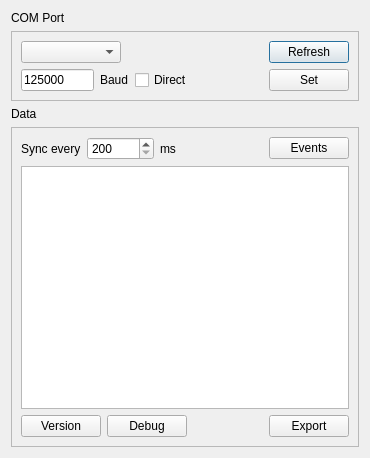
<?xml version="1.0" encoding="UTF-8"?>
<ui version="4.0">
 <class>Dialog</class>
 <widget class="QDialog" name="Dialog">
  <property name="geometry">
   <rect>
    <x>0</x>
    <y>0</y>
    <width>370</width>
    <height>458</height>
   </rect>
  </property>
  <property name="sizePolicy">
   <sizepolicy hsizetype="Minimum" vsizetype="Fixed">
    <horstretch>0</horstretch>
    <verstretch>0</verstretch>
   </sizepolicy>
  </property>
  <property name="windowTitle">
   <string>Dialog</string>
  </property>
  <layout class="QVBoxLayout" name="verticalLayout_4">
   <item>
    <widget class="QLabel" name="label_4">
     <property name="text">
      <string notr="true">COM Port</string>
     </property>
    </widget>
   </item>
   <item>
    <widget class="QFrame" name="frame">
     <property name="sizePolicy">
      <sizepolicy hsizetype="MinimumExpanding" vsizetype="Preferred">
       <horstretch>0</horstretch>
       <verstretch>0</verstretch>
      </sizepolicy>
     </property>
     <property name="accessibleName">
      <string/>
     </property>
     <property name="frameShape">
      <enum>QFrame::StyledPanel</enum>
     </property>
     <property name="frameShadow">
      <enum>QFrame::Plain</enum>
     </property>
     <property name="midLineWidth">
      <number>1</number>
     </property>
     <layout class="QVBoxLayout" name="verticalLayout">
      <item>
       <layout class="QHBoxLayout" name="horizontalLayout_2">
        <item>
         <widget class="QComboBox" name="com_port_comboBox">
          <property name="enabled">
           <bool>true</bool>
          </property>
          <property name="sizePolicy">
           <sizepolicy hsizetype="Minimum" vsizetype="Fixed">
            <horstretch>0</horstretch>
            <verstretch>0</verstretch>
           </sizepolicy>
          </property>
          <property name="minimumSize">
           <size>
            <width>100</width>
            <height>0</height>
           </size>
          </property>
         </widget>
        </item>
        <item>
         <spacer name="horizontalSpacer_3">
          <property name="orientation">
           <enum>Qt::Horizontal</enum>
          </property>
          <property name="sizeHint" stdset="0">
           <size>
            <width>40</width>
            <height>20</height>
           </size>
          </property>
         </spacer>
        </item>
        <item>
         <widget class="QPushButton" name="refresh_pushButton">
          <property name="text">
           <string>Refresh</string>
          </property>
         </widget>
        </item>
       </layout>
      </item>
      <item>
       <layout class="QHBoxLayout" name="horizontalLayout_7">
        <item>
         <widget class="QLineEdit" name="baud_rate_lineEdit">
          <property name="sizePolicy">
           <sizepolicy hsizetype="Fixed" vsizetype="Fixed">
            <horstretch>0</horstretch>
            <verstretch>0</verstretch>
           </sizepolicy>
          </property>
          <property name="maximumSize">
           <size>
            <width>73</width>
            <height>24</height>
           </size>
          </property>
          <property name="inputMask">
           <string extracomment="12"/>
          </property>
          <property name="text">
           <string>125000</string>
          </property>
          <property name="maxLength">
           <number>6</number>
          </property>
         </widget>
        </item>
        <item>
         <widget class="QLabel" name="label">
          <property name="text">
           <string>Baud</string>
          </property>
         </widget>
        </item>
        <item>
         <widget class="QCheckBox" name="direct_checkBox">
          <property name="text">
           <string>Direct</string>
          </property>
         </widget>
        </item>
        <item>
         <spacer name="horizontalSpacer">
          <property name="orientation">
           <enum>Qt::Horizontal</enum>
          </property>
          <property name="sizeHint" stdset="0">
           <size>
            <width>40</width>
            <height>20</height>
           </size>
          </property>
         </spacer>
        </item>
        <item>
         <widget class="QPushButton" name="set_pushButton_2">
          <property name="text">
           <string>Set</string>
          </property>
         </widget>
        </item>
       </layout>
      </item>
     </layout>
    </widget>
   </item>
   <item>
    <widget class="QLabel" name="label_5">
     <property name="text">
      <string>Data</string>
     </property>
    </widget>
   </item>
   <item>
    <widget class="QFrame" name="frame_2">
     <property name="sizePolicy">
      <sizepolicy hsizetype="MinimumExpanding" vsizetype="MinimumExpanding">
       <horstretch>0</horstretch>
       <verstretch>0</verstretch>
      </sizepolicy>
     </property>
     <property name="accessibleName">
      <string/>
     </property>
     <property name="frameShape">
      <enum>QFrame::StyledPanel</enum>
     </property>
     <property name="frameShadow">
      <enum>QFrame::Plain</enum>
     </property>
     <property name="midLineWidth">
      <number>1</number>
     </property>
     <layout class="QVBoxLayout" name="verticalLayout_3">
      <item>
       <layout class="QVBoxLayout" name="verticalLayout_2">
        <item>
         <layout class="QHBoxLayout" name="horizontalLayout_3">
          <item>
           <widget class="QLabel" name="label_2">
            <property name="text">
             <string>Sync every</string>
            </property>
           </widget>
          </item>
          <item>
           <widget class="QSpinBox" name="time_spinBox">
            <property name="minimum">
             <number>200</number>
            </property>
            <property name="maximum">
             <number>999999</number>
            </property>
           </widget>
          </item>
          <item>
           <widget class="QLabel" name="label_3">
            <property name="text">
             <string>ms</string>
            </property>
           </widget>
          </item>
          <item>
           <spacer name="horizontalSpacer_4">
            <property name="orientation">
             <enum>Qt::Horizontal</enum>
            </property>
            <property name="sizeHint" stdset="0">
             <size>
              <width>40</width>
              <height>20</height>
             </size>
            </property>
           </spacer>
          </item>
          <item>
           <widget class="QPushButton" name="events_pushButton_3">
            <property name="text">
             <string>Events</string>
            </property>
           </widget>
          </item>
         </layout>
        </item>
        <item>
         <widget class="QTableWidget" name="tableWidget">
          <property name="minimumSize">
           <size>
            <width>0</width>
            <height>0</height>
           </size>
          </property>
         </widget>
        </item>
        <item>
         <layout class="QHBoxLayout" name="horizontalLayout_4">
          <item>
           <widget class="QPushButton" name="version_pushButton_4">
            <property name="text">
             <string>Version</string>
            </property>
           </widget>
          </item>
          <item>
           <widget class="QPushButton" name="debug_pushButton_6">
            <property name="text">
             <string>Debug</string>
            </property>
           </widget>
          </item>
          <item>
           <spacer name="horizontalSpacer_5">
            <property name="orientation">
             <enum>Qt::Horizontal</enum>
            </property>
            <property name="sizeHint" stdset="0">
             <size>
              <width>20</width>
              <height>20</height>
             </size>
            </property>
           </spacer>
          </item>
          <item>
           <widget class="QPushButton" name="export_pushButton_5">
            <property name="text">
             <string>Export</string>
            </property>
           </widget>
          </item>
         </layout>
        </item>
       </layout>
      </item>
     </layout>
    </widget>
   </item>
  </layout>
 </widget>
 <resources/>
 <connections/>
</ui>
